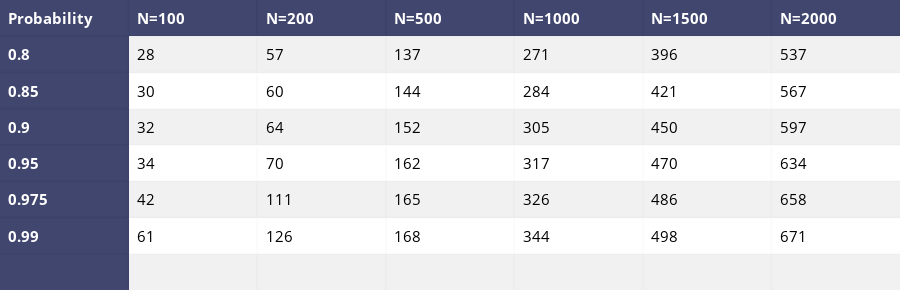

The code cell stored with this chart in its notebook:
### Code cell
data_matrix = [['Probability', 'N=100','N=200','N=500','N=1000','N=1500','N=2000'],
               ['0.8']+list1p3r,
               ['0.85']+list2p3r,
               ['0.9']+list3p3r,
               ['0.95']+list4p3r,
               ['0.975']+list5p3r,
               ['0.99']+list6p3r,
               ['','','','','','','']
               ]

table = ff.create_table(data_matrix,index=True, index_title='Date')
for i in range(len(table.layout.annotations)):
    table.layout.annotations[i].font.size = 15
iplot(table, filename='simple_table')

### Figure 1 — Plotly figure (JSON) as saved in the notebook; plotly's stock layout.template omitted (floating-point values rounded to 4 significant figures)
{"data": [{"colorscale": [[0, "#00083e"], [0.5, "#ededee"], [1, "#ffffff"]], "hoverinfo": "none", "opacity": 0.75, "showscale": false, "type": "heatmap", "z": [[0, 0, 0, 0, 0, 0, 0], [0, 0.5, 0.5, 0.5, 0.5, 0.5, 0.5], [0, 1, 1, 1, 1, 1, 1], [0, 0.5, 0.5, 0.5, 0.5, 0.5, 0.5], [0, 1, 1, 1, 1, 1, 1], [0, 0.5, 0.5, 0.5, 0.5, 0.5, 0.5], [0, 1, 1, 1, 1, 1, 1], [0, 0.5, 0.5, 0.5, 0.5, 0.5, 0.5]]}], "layout": {"annotations": [{"align": "left", "font": {"color": "#ffffff", "size": 15}, "showarrow": false, "text": "<b>Probability</b>", "x": -0.45, "xanchor": "left", "xref": "x1", "y": 0, "yref": "y1"}, {"align": "left", "font": {"color": "#ffffff", "size": 15}, "showarrow": false, "text": "<b>N=100</b>", "x": 0.55, "xanchor": "left", "xref": "x1", "y": 0, "yref": "y1"}, {"align": "left", "font": {"color": "#ffffff", "size": 15}, "showarrow": false, "text": "<b>N=200</b>", "x": 1.55, "xanchor": "left", "xref": "x1", "y": 0, "yref": "y1"}, {"align": "left", "font": {"color": "#ffffff", "size": 15}, "showarrow": false, "text": "<b>N=500</b>", "x": 2.55, "xanchor": "left", "xref": "x1", "y": 0, "yref": "y1"}, {"align": "left", "font": {"color": "#ffffff", "size": 15}, "showarrow": false, "text": "<b>N=1000</b>", "x": 3.55, "xanchor": "left", "xref": "x1", "y": 0, "yref": "y1"}, {"align": "left", "font": {"color": "#ffffff", "size": 15}, "showarrow": false, "text": "<b>N=1500</b>", "x": 4.55, "xanchor": "left", "xref": "x1", "y": 0, "yref": "y1"}, {"align": "left", "font": {"color": "#ffffff", "size": 15}, "showarrow": false, "text": "<b>N=2000</b>", "x": 5.55, "xanchor": "left", "xref": "x1", "y": 0, "yref": "y1"}, {"align": "left", "font": {"color": "#ffffff", "size": 15}, "showarrow": false, "text": "<b>0.8</b>", "x": -0.45, "xanchor": "left", "xref": "x1", "y": 1, "yref": "y1"}, {"align": "left", "font": {"color": "#000000", "size": 15}, "showarrow": false, "text": "28", "x": 0.55, "xanchor": "left", "xref": "x1", "y": 1, "yref": "y1"}, {"align": "left", "font": {"color": "#000000", "size": 15}, "showarrow": false, "text": "57", "x": 1.55, "xanchor": "left", "xref": "x1", "y": 1, "yref": "y1"}, {"align": "left", "font": {"color": "#000000", "size": 15}, "showarrow": false, "text": "137", "x": 2.55, "xanchor": "left", "xref": "x1", "y": 1, "yref": "y1"}, {"align": "left", "font": {"color": "#000000", "size": 15}, "showarrow": false, "text": "271", "x": 3.55, "xanchor": "left", "xref": "x1", "y": 1, "yref": "y1"}, {"align": "left", "font": {"color": "#000000", "size": 15}, "showarrow": false, "text": "396", "x": 4.55, "xanchor": "left", "xref": "x1", "y": 1, "yref": "y1"}, {"align": "left", "font": {"color": "#000000", "size": 15}, "showarrow": false, "text": "537", "x": 5.55, "xanchor": "left", "xref": "x1", "y": 1, "yref": "y1"}, {"align": "left", "font": {"color": "#ffffff", "size": 15}, "showarrow": false, "text": "<b>0.85</b>", "x": -0.45, "xanchor": "left", "xref": "x1", "y": 2, "yref": "y1"}, {"align": "left", "font": {"color": "#000000", "size": 15}, "showarrow": false, "text": "30", "x": 0.55, "xanchor": "left", "xref": "x1", "y": 2, "yref": "y1"}, {"align": "left", "font": {"color": "#000000", "size": 15}, "showarrow": false, "text": "60", "x": 1.55, "xanchor": "left", "xref": "x1", "y": 2, "yref": "y1"}, {"align": "left", "font": {"color": "#000000", "size": 15}, "showarrow": false, "text": "144", "x": 2.55, "xanchor": "left", "xref": "x1", "y": 2, "yref": "y1"}, {"align": "left", "font": {"color": "#000000", "size": 15}, "showarrow": false, "text": "284", "x": 3.55, "xanchor": "left", "xref": "x1", "y": 2, "yref": "y1"}, {"align": "left", "font": {"color": "#000000", "size": 15}, "showarrow": false, "text": "421", "x": 4.55, "xanchor": "left", "xref": "x1", "y": 2, "yref": "y1"}, {"align": "left", "font": {"color": "#000000", "size": 15}, "showarrow": false, "text": "567", "x": 5.55, "xanchor": "left", "xref": "x1", "y": 2, "yref": "y1"}, {"align": "left", "font": {"color": "#ffffff", "size": 15}, "showarrow": false, "text": "<b>0.9</b>", "x": -0.45, "xanchor": "left", "xref": "x1", "y": 3, "yref": "y1"}, {"align": "left", "font": {"color": "#000000", "size": 15}, "showarrow": false, "text": "32", "x": 0.55, "xanchor": "left", "xref": "x1", "y": 3, "yref": "y1"}, {"align": "left", "font": {"color": "#000000", "size": 15}, "showarrow": false, "text": "64", "x": 1.55, "xanchor": "left", "xref": "x1", "y": 3, "yref": "y1"}, {"align": "left", "font": {"color": "#000000", "size": 15}, "showarrow": false, "text": "152", "x": 2.55, "xanchor": "left", "xref": "x1", "y": 3, "yref": "y1"}, {"align": "left", "font": {"color": "#000000", "size": 15}, "showarrow": false, "text": "305", "x": 3.55, "xanchor": "left", "xref": "x1", "y": 3, "yref": "y1"}, {"align": "left", "font": {"color": "#000000", "size": 15}, "showarrow": false, "text": "450", "x": 4.55, "xanchor": "left", "xref": "x1", "y": 3, "yref": "y1"}, {"align": "left", "font": {"color": "#000000", "size": 15}, "showarrow": false, "text": "597", "x": 5.55, "xanchor": "left", "xref": "x1", "y": 3, "yref": "y1"}, {"align": "left", "font": {"color": "#ffffff", "size": 15}, "showarrow": false, "text": "<b>0.95</b>", "x": -0.45, "xanchor": "left", "xref": "x1", "y": 4, "yref": "y1"}, {"align": "left", "font": {"color": "#000000", "size": 15}, "showarrow": false, "text": "34", "x": 0.55, "xanchor": "left", "xref": "x1", "y": 4, "yref": "y1"}, {"align": "left", "font": {"color": "#000000", "size": 15}, "showarrow": false, "text": "70", "x": 1.55, "xanchor": "left", "xref": "x1", "y": 4, "yref": "y1"}, {"align": "left", "font": {"color": "#000000", "size": 15}, "showarrow": false, "text": "162", "x": 2.55, "xanchor": "left", "xref": "x1", "y": 4, "yref": "y1"}, {"align": "left", "font": {"color": "#000000", "size": 15}, "showarrow": false, "text": "317", "x": 3.55, "xanchor": "left", "xref": "x1", "y": 4, "yref": "y1"}, {"align": "left", "font": {"color": "#000000", "size": 15}, "showarrow": false, "text": "470", "x": 4.55, "xanchor": "left", "xref": "x1", "y": 4, "yref": "y1"}, {"align": "left", "font": {"color": "#000000", "size": 15}, "showarrow": false, "text": "634", "x": 5.55, "xanchor": "left", "xref": "x1", "y": 4, "yref": "y1"}, {"align": "left", "font": {"color": "#ffffff", "size": 15}, "showarrow": false, "text": "<b>0.975</b>", "x": -0.45, "xanchor": "left", "xref": "x1", "y": 5, "yref": "y1"}, {"align": "left", "font": {"color": "#000000", "size": 15}, "showarrow": false, "text": "42", "x": 0.55, "xanchor": "left", "xref": "x1", "y": 5, "yref": "y1"}, {"align": "left", "font": {"color": "#000000", "size": 15}, "showarrow": false, "text": "111", "x": 1.55, "xanchor": "left", "xref": "x1", "y": 5, "yref": "y1"}, {"align": "left", "font": {"color": "#000000", "size": 15}, "showarrow": false, "text": "165", "x": 2.55, "xanchor": "left", "xref": "x1", "y": 5, "yref": "y1"}, {"align": "left", "font": {"color": "#000000", "size": 15}, "showarrow": false, "text": "326", "x": 3.55, "xanchor": "left", "xref": "x1", "y": 5, "yref": "y1"}, {"align": "left", "font": {"color": "#000000", "size": 15}, "showarrow": false, "text": "486", "x": 4.55, "xanchor": "left", "xref": "x1", "y": 5, "yref": "y1"}, {"align": "left", "font": {"color": "#000000", "size": 15}, "showarrow": false, "text": "658", "x": 5.55, "xanchor": "left", "xref": "x1", "y": 5, "yref": "y1"}, {"align": "left", "font": {"color": "#ffffff", "size": 15}, "showarrow": false, "text": "<b>0.99</b>", "x": -0.45, "xanchor": "left", "xref": "x1", "y": 6, "yref": "y1"}, {"align": "left", "font": {"color": "#000000", "size": 15}, "showarrow": false, "text": "61", "x": 0.55, "xanchor": "left", "xref": "x1", "y": 6, "yref": "y1"}, {"align": "left", "font": {"color": "#000000", "size": 15}, "showarrow": false, "text": "126", "x": 1.55, "xanchor": "left", "xref": "x1", "y": 6, "yref": "y1"}, {"align": "left", "font": {"color": "#000000", "size": 15}, "showarrow": false, "text": "168", "x": 2.55, "xanchor": "left", "xref": "x1", "y": 6, "yref": "y1"}, {"align": "left", "font": {"color": "#000000", "size": 15}, "showarrow": false, "text": "344", "x": 3.55, "xanchor": "left", "xref": "x1", "y": 6, "yref": "y1"}, {"align": "left", "font": {"color": "#000000", "size": 15}, "showarrow": false, "text": "498", "x": 4.55, "xanchor": "left", "xref": "x1", "y": 6, "yref": "y1"}, {"align": "left", "font": {"color": "#000000", "size": 15}, "showarrow": false, "text": "671", "x": 5.55, "xanchor": "left", "xref": "x1", "y": 6, "yref": "y1"}, {"align": "left", "font": {"color": "#ffffff", "size": 15}, "showarrow": false, "text": "<b></b>", "x": -0.45, "xanchor": "left", "xref": "x1", "y": 7, "yref": "y1"}, {"align": "left", "font": {"color": "#000000", "size": 15}, "showarrow": false, "text": "", "x": 0.55, "xanchor": "left", "xref": "x1", "y": 7, "yref": "y1"}, {"align": "left", "font": {"color": "#000000", "size": 15}, "showarrow": false, "text": "", "x": 1.55, "xanchor": "left", "xref": "x1", "y": 7, "yref": "y1"}, {"align": "left", "font": {"color": "#000000", "size": 15}, "showarrow": false, "text": "", "x": 2.55, "xanchor": "left", "xref": "x1", "y": 7, "yref": "y1"}, {"align": "left", "font": {"color": "#000000", "size": 15}, "showarrow": false, "text": "", "x": 3.55, "xanchor": "left", "xref": "x1", "y": 7, "yref": "y1"}, {"align": "left", "font": {"color": "#000000", "size": 15}, "showarrow": false, "text": "", "x": 4.55, "xanchor": "left", "xref": "x1", "y": 7, "yref": "y1"}, {"align": "left", "font": {"color": "#000000", "size": 15}, "showarrow": false, "text": "", "x": 5.55, "xanchor": "left", "xref": "x1", "y": 7, "yref": "y1"}], "height": 290, "margin": {"b": 0, "l": 0, "r": 0, "t": 0}, "xaxis": {"dtick": 1, "gridwidth": 2, "showticklabels": false, "tick0": -0.5, "ticks": "", "zeroline": false}, "yaxis": {"autorange": "reversed", "dtick": 1, "gridwidth": 2, "showticklabels": false, "tick0": 0.5, "ticks": "", "zeroline": false}}}
